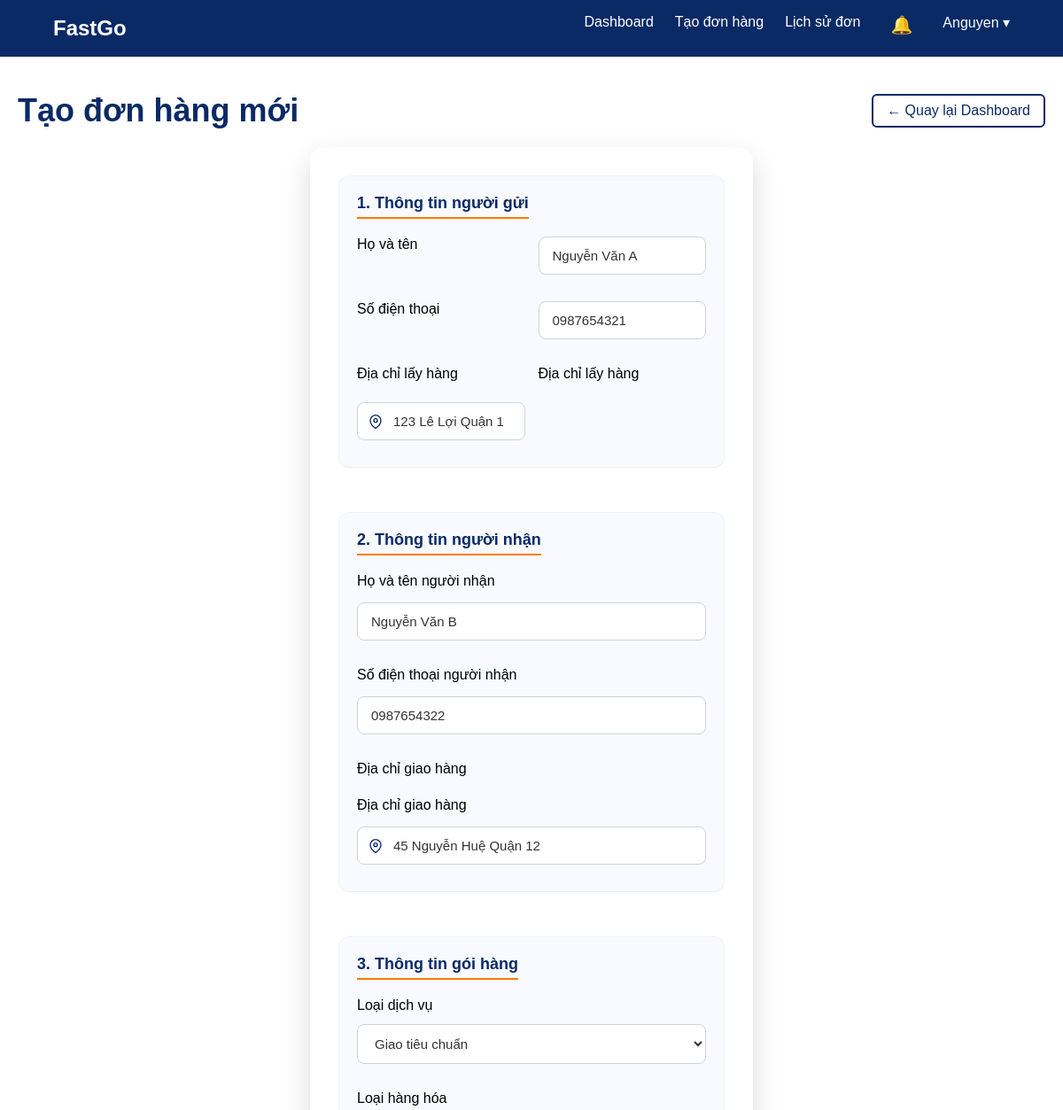
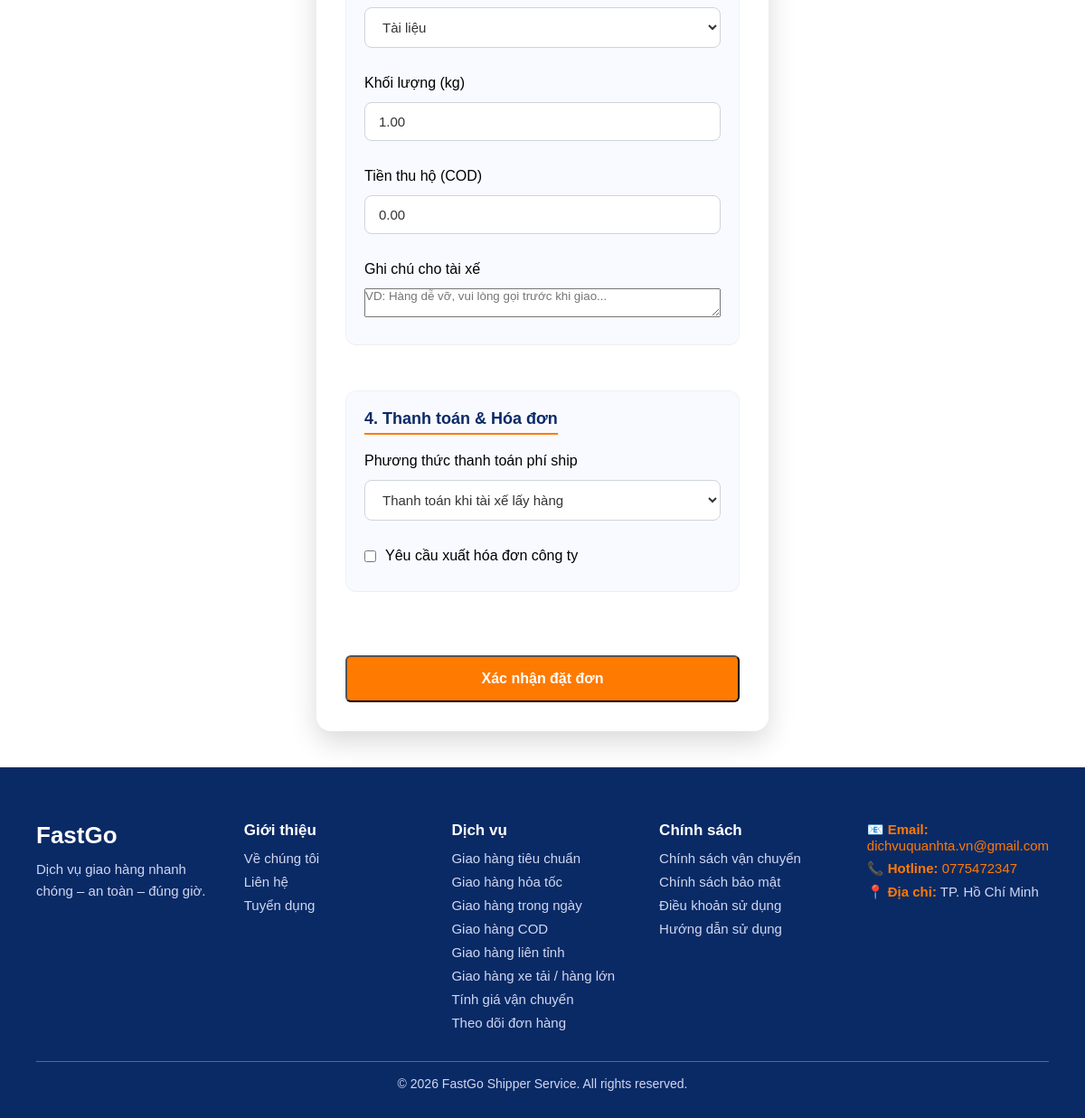
Screenshot of /create_order.php?reorder_id=8 (signed in) with the database file from the repository (2 pictures, top to bottom).
### tables this page shows
CREATE TABLE `users` (
  `id` int(11) NOT NULL,
  `username` varchar(50) NOT NULL,
  `fullname` varchar(100) DEFAULT NULL,
  `phone` varchar(20) DEFAULT NULL,
  `password` varchar(255) NOT NULL,
  `role` enum('customer','admin','shipper') DEFAULT 'customer',
  `created_at` timestamp NOT NULL DEFAULT current_timestamp(),
  `email` varchar(255) DEFAULT NULL,
  `company_name` varchar(255) DEFAULT NULL,
  `tax_code` varchar(50) DEFAULT NULL,
  `company_address` text DEFAULT NULL,
  `is_locked` tinyint(1) NOT NULL DEFAULT 0 COMMENT '0: Hoạt động, 1: Bị khóa',
  `lock_reason` varchar(255) DEFAULT NULL,
  `is_approved` tinyint(1) NOT NULL DEFAULT 1
);

CREATE TABLE `orders` (
  `id` int(11) NOT NULL,
  `order_code` varchar(20) NOT NULL,
  `user_id` int(11) DEFAULT NULL,
  `shipper_id` int(11) DEFAULT NULL,
  `pickup_address` text DEFAULT NULL,
  `name` varchar(100) NOT NULL,
  `phone` varchar(20) DEFAULT NULL,
  `receiver_name` varchar(100) NOT NULL,
  `receiver_phone` varchar(20) NOT NULL,
  `delivery_address` text NOT NULL,
  `is_corporate` tinyint(1) DEFAULT 0 COMMENT '0: Cá nhân, 1: Công ty',
  `company_name` varchar(255) DEFAULT NULL,
  `company_email` varchar(100) DEFAULT NULL,
  `company_tax_code` varchar(50) DEFAULT NULL,
  `company_address` text DEFAULT NULL,
  `company_bank_info` text DEFAULT NULL,
  `cancel_reason` text DEFAULT NULL,
  `package_type` varchar(50) DEFAULT 'other',
  `service_type` varchar(50) NOT NULL DEFAULT 'standard',
  `weight` decimal(10,2) DEFAULT 0.00,
  `cod_amount` decimal(15,2) DEFAULT 0.00,
  `shipping_fee` decimal(15,2) DEFAULT 0.00,
  `pickup_time` datetime DEFAULT NULL,
  `note` text DEFAULT NULL,
  `payment_method` varchar(50) NOT NULL DEFAULT 'cod' COMMENT 'Phương thức thanh toán (cod, bank_transfer)',
  `payment_status` varchar(50) NOT NULL DEFAULT 'unpaid' COMMENT 'Trạng thái thanh toán (unpaid, paid)',
  `shipper_note` text DEFAULT NULL,
  `admin_note` text DEFAULT NULL,
  `pod_image` varchar(255) DEFAULT NULL,
  `status` enum('pending','shipping','completed','cancelled') DEFAULT 'pending',
  `rating` int(11) DEFAULT NULL,
  `feedback` text DEFAULT NULL,
  `created_at` timestamp NOT NULL DEFAULT current_timestamp()
);

CREATE TABLE `services` (
  `id` int(11) NOT NULL,
  `name` varchar(100) NOT NULL,
  `type_key` varchar(50) NOT NULL,
  `base_price` decimal(15,2) NOT NULL DEFAULT 0.00,
  `description` varchar(255) DEFAULT NULL,
  `created_at` timestamp NOT NULL DEFAULT current_timestamp()
);

### public/create_order.php (the view, shortened to what this page needs)
<?php
require_once __DIR__ . '/../config/db.php';
$user_info = ['fullname' => '', 'phone' => '', 'email' => '', 'company_name' => '', 'tax_code' => '', 'company_address' => ''];
$stmt = $conn->prepare("SELECT fullname, phone, email, company_name, tax_code, company_address FROM users WHERE id = ?");
$stmt->bind_param("i", $_SESSION['user_id']);
$stmt->execute();
$res = $stmt->get_result();
if ($res->num_rows > 0) {
    $user_info = $res->fetch_assoc();
}
$services_list = [];
$svc_res = $conn->query("SELECT * FROM services ORDER BY base_price ASC");
if ($svc_res) {
    while ($r = $svc_res->fetch_assoc()) {
        $services_list[] = $r;
    }
}
$reorder_data = [
    'receiver_name' => '',
    'receiver_phone' => '',
    'pickup_address' => '',
    'delivery_address' => '',
    'service_type' => '',
    'package_type' => 'document',
    'weight' => 1,
    'cod_amount' => 0,
    'note' => ''
];
if (isset($_GET['reorder_id'])) {
    $reorder_id = intval($_GET['reorder_id']);
    $stmt = $conn->prepare("SELECT * FROM orders WHERE id = ? AND user_id = ?");
    $stmt->bind_param("ii", $reorder_id, $_SESSION['user_id']);
    $stmt->execute();
    $res = $stmt->get_result();
    if ($res->num_rows > 0) {
        $old_order = $res->fetch_assoc();
        $reorder_data['receiver_name'] = $old_order['receiver_name'];
        $reorder_data['receiver_phone'] = $old_order['receiver_phone'];
        $reorder_data['pickup_address'] = $old_order['pickup_address'];
        $reorder_data['delivery_address'] = $old_order['delivery_address'];
        $reorder_data['service_type'] = $old_order['service_type'];
        $reorder_data['package_type'] = isset($old_order['package_type']) ? $old_order['package_type'] : 'document';
        $reorder_data['note'] = $old_order['note'];
        $reorder_data['cod_amount'] = $old_order['cod_amount'];
        $reorder_data['weight'] = isset($old_order['weight']) ? $old_order['weight'] : 1;
    }
}
?>
<!DOCTYPE html>
<html lang="vi">
<head>
    <link rel="stylesheet" href="assets/css/styles.css?v=<?php echo time(); ?>">
</head>
<body>
    <?php include __DIR__ . '/../includes/header_user.php'; ?>
    <main class="container" style="padding-top: 40px; padding-bottom: 40px;">
        <div style="display:flex; justify-content:space-between; align-items:center; margin-bottom:20px;">
            <h2 class="section-title" style="margin:0;">Tạo đơn hàng mới</h2>
            <a href="dashboard.php" class="btn-secondary"
                style="color:#0a2a66; border-color:#0a2a66; padding:8px 15px; text-decoration:none;">← Quay lại
                Dashboard</a>
        </div>
        <form id="create-order-form" class="order-form-container" method="POST">
            <div class="form-section">
                <h3>1. Thông tin người gửi</h3>
                <div class="form-grid">
                    <div class="form-group">
                        <label for="name">Họ và tên</label>
                        <input type="text" id="name" name="name"
                            value="<?php echo htmlspecialchars($user_info['fullname']); ?>" required>
                    </div>
                    <div class="form-group">
                        <label for="phone">Số điện thoại</label>
                        <input type="tel" id="phone" name="phone"
                            value="<?php echo htmlspecialchars($user_info['phone']); ?>" pattern="0[0-9]{9,10}"
                            title="Số điện thoại phải bắt đầu bằng 0 và có 10-11 chữ số" required>
                    </div>
                    <div class="form-group" style="grid-column: 1 / -1; position: relative;">
                        <div
                            style="display:flex; justify-content:space-between; align-items:center; margin-bottom:8px;">
                            <label for="pickup-addr" style="margin-bottom:0;">Địa chỉ lấy hàng</label>
                        </div>
                        <label for="pickup-addr">Địa chỉ lấy hàng</label>
                        <input type="text" id="pickup-addr" name="pickup"
                            value="<?php echo htmlspecialchars($reorder_data['pickup_address']); ?>"
                            placeholder="Nhập số nhà, tên đường, phường/xã, quận/huyện..." required>
                    </div>
                </div>
            </div>
            <div class="form-section">
                <h3>2. Thông tin người nhận</h3>
                <div class="form-grid">
                    <div class="form-group">
                        <label for="receiver_name">Họ và tên người nhận</label>
                        <input type="text" id="receiver_name" name="receiver_name"
                            value="<?php echo htmlspecialchars($reorder_data['receiver_name']); ?>" required>
                    </div>
                    <div class="form-group">
                        <label for="receiver_phone">Số điện thoại người nhận</label>
                        <input type="tel" id="receiver_phone" name="receiver_phone"
                            value="<?php echo htmlspecialchars($reorder_data['receiver_phone']); ?>"
                            pattern="0[0-9]{9,10}" title="Số điện thoại phải bắt đầu bằng 0 và có 10-11 chữ số"
                            required>
                    </div>
                    <div class="form-group" style="grid-column: 1 / -1; position: relative;">
                        <div
                            style="display:flex; justify-content:space-between; align-items:center; margin-bottom:8px;">
                            <label for="delivery-addr" style="margin-bottom:0;">Địa chỉ giao hàng</label>
                        </div>
                        <label for="delivery-addr">Địa chỉ giao hàng</label>
                        <input type="text" id="delivery-addr" name="delivery"
                            value="<?php echo htmlspecialchars($reorder_data['delivery_address']); ?>"
                            placeholder="Nhập số nhà, tên đường, phường/xã, quận/huyện..." required>
                    </div>
                </div>
            </div>
            <div class="form-section">
                <h3>3. Thông tin gói hàng</h3>
                <div class="form-grid" style="grid-template-columns: repeat(auto-fit, minmax(200px, 1fr));">
                    <div class="form-group">
                        <label for="order-service-type">Loại dịch vụ</label>
                        <select id="order-service-type" name="service_type">
                            <?php foreach ($services_list as $svc): ?>
                            <option value="<?php echo $svc['type_key']; ?>"
                                <?php echo ($reorder_data['service_type'] == $svc['type_key']) ? 'selected' : ''; ?>>
                                <?php echo $svc['name']; ?>
                            </option>
                            <?php endforeach; ?>
                        </select>
                    </div>
                    <div class="form-group">
                        <label for="package_type">Loại hàng hóa</label>
                        <select id="package_type" name="package_type">
                            <option value="document"
                                <?php echo ($reorder_data['package_type'] == 'document') ? 'selected' : ''; ?>>Tài liệu
                            </option>
                        </select>
                    </div>
                    <div class="form-group">
                        <label for="weight">Khối lượng (kg)</label>
                        <input type="number" id="weight" name="weight"
                            value="<?php echo htmlspecialchars($reorder_data['weight']); ?>" min="0" step="0.5"
                            required>
                    </div>
                    <div class="form-group">
                        <label for="cod_amount">Tiền thu hộ (COD)</label>
                        <input type="number" id="cod_amount" name="cod_amount"
                            value="<?php echo htmlspecialchars($reorder_data['cod_amount']); ?>" min="0"
                            placeholder="Để trống nếu không có">
                    </div>
                </div>
                <div class="form-group" style="margin-top: 20px;">
                    <label for="note">Ghi chú cho tài xế</label>
                    <textarea id="note" name="note"
                        placeholder="VD: Hàng dễ vỡ, vui lòng gọi trước khi giao..."><?php echo htmlspecialchars($reorder_data['note']); ?></textarea>
                </div>
            </div>
            <div class="form-section">
                <h3>4. Thanh toán & Hóa đơn</h3>
                <div class="form-grid">
                    <div class="form-group">
                        <label for="payment_method">Phương thức thanh toán phí ship</label>
                        <select name="payment_method" id="payment_method">
                            <option value="cod">Thanh toán khi tài xế lấy hàng</option>
                        </select>
                    </div>
                    <div class="form-group" style="justify-content: center;">
                        <label style="display: flex; align-items: center; cursor: pointer;">
                            <input type="checkbox" name="is_corporate" id="is_corporate_checkbox" value="1"
                                style="width: auto; margin-right: 10px;">
                            Yêu cầu xuất hóa đơn công ty
                        </label>
                    </div>
                </div>
            </div>
            <button type="submit" class="btn-primary"
                style="width: 100%; margin-top: 20px; padding: 15px; font-size: 16px;">Xác nhận đặt đơn</button>
        </form>
    </main>
    <?php include __DIR__ . '/../includes/footer.php'; ?>
</body>
</html>

### public/assets/css/styles.css (style rules this page uses)
* { margin: 0; padding: 0; box-sizing: border-box; font-family: "Poppins", sans-serif; }
.container { max-width: 1200px; margin: 0 auto; padding: 0 20px; }
.btn-primary { background-color: #ffcc00; color: #000; padding: 12px 24px; border-radius: 6px; font-weight: 600; text-decoration: none; }
.btn-secondary { border: 2px solid #ffffff; color: #ffffff; padding: 12px 24px; border-radius: 6px; text-decoration: none; }
.btn-primary { display: inline-block; background-color: #ff7a00; color: #ffffff; padding: 14px 28px; border-radius: 6px; text-decoration: none; font-weight: 600; }
.section-title { font-size: 36px; color: #0a2a66; margin-bottom: 12px; }
#create-order-form { position: relative; z-index: 1; max-width: 500px; margin: 0 auto; display: flex; flex-direction: column; gap: 20px; background-color: #ffffff; padding: 32px; border-radius: 16px; box-shadow: 0 12px 30px rgba(0, 0, 0, 0.15); }
.form-section { width: 100%; background: #f8faff; padding: 20px; border-radius: 12px; margin-bottom: 15px; border: 1px solid #eef2f6; text-align: left; }
.form-group { display: flex; flex-direction: column; gap: 12px; margin-bottom: 10px; }
.form-group input, .form-group select, .form-row input, .form-row select, #contact-form textarea { width: 100%; padding: 12px 15px; border-radius: 8px; border: 1px solid #ced4da; font-size: 15px; color: #333; background-color: #ffffff; transition: all 0.3s ease; }
.form-section:first-child .form-group { display: grid; grid-template-columns: 1fr 1fr; gap: 15px; }
.form-section:nth-child(2) .form-group { display: flex; flex-direction: column; gap: 15px; }
#pickup-addr, #delivery-addr { width: 100%; display: block; background-repeat: no-repeat; background-position: 12px center; padding-left: 40px !important; }
main { padding: 80px 40px; max-width: 900px; margin: 0 auto; }
.form-group { display: flex; flex-direction: column; }
.order-form-container { background: #fff; padding: 30px; border-radius: 12px; box-shadow: 0 4px 12px rgba(0, 0, 0, 0.05); margin-top: 20px; }
.form-section { margin-bottom: 30px; padding-bottom: 20px; border-bottom: 1px solid #eee; }
.form-section h3 { color: #0a2a66; margin-bottom: 20px; font-size: 18px; border-bottom: 2px solid #ff7a00; display: inline-block; padding-bottom: 5px; }
.form-grid { display: grid; grid-template-columns: repeat(auto-fit, minmax(250px, 1fr)); gap: 20px; }

### rows the page displays
users: name "Nguyễn Văn A", phone "0987654321"
orders: pickup "123 Lê Lợi Quận 1", receiver_name "Nguyễn Văn B", receiver_phone "0987654322", delivery "45 Nguyễn Huệ Quận 12", service_type "Giao tiêu chuẩn", package_type "Tài liệu", weight "1.00", cod_amount "0.00"

### other values shown
$_SESSION['username'] "Anguyen"
